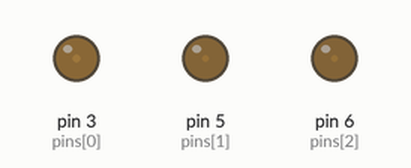
A sketch run on a simulated Arduino Uno, built with avr-gcc and run on an emulated ATmega328P. On the bench: output pins drawn as LEDs (lit = HIGH).

Above: at 0.7 s.
At 19.17 s:
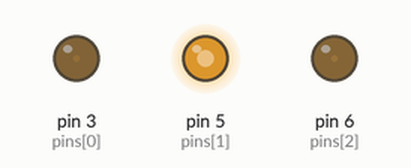
At 37.69 s:
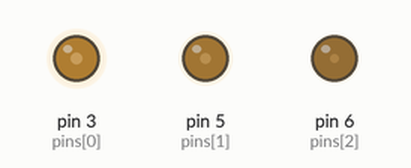
Timing chart, 0 to 40.0 s (numbered marks = the images above):
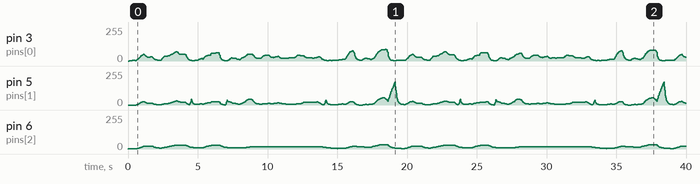

The sketch:

main.ino
```cpp
// Arduino sketch

#include <Arduino.h>
#include "candle.h"

/* choose 3 PWM-capable pins
  Pin	Function	LED Type
  PD2 -> 3	Flame Core	Warm white
  PD3 -> 5	Flame Edge	Amber / warm
  PD4 -> 6	Ember Base	Red / orange
*/

const uint8_t pins[3] = {3, 5, 6};

// required by candle.h
void hw_set_led(uint8_t ch, uint8_t value) {
analogWrite(pins[ch], value);
}

void setup() {

for (int i = 0; i < 3; i++) {
  pinMode(pins[i], OUTPUT);
  }

candle_init();
}

void loop() {
candle_update();
delay(25); // update rate
}
```

candle.h
```cpp
#ifndef CANDLE_H
#define CANDLE_H

// ===== DEFAULT CONFIG (MUST BE FIRST) =====
#ifndef CPU_IS_POWERFUL
#define CPU_IS_POWERFUL 0
#endif

#ifndef CANDLE_USE_GAMMA
#define CANDLE_USE_GAMMA 1
#endif

#ifndef CANDLE_USE_COMPRESSION
#define CANDLE_USE_COMPRESSION 1
#endif

#ifndef CANDLE_FLOOR
#define CANDLE_FLOOR 10
#endif

#ifndef CANDLE_UPDATE_INT
#define CANDLE_UPDATE_INT 3
#endif

#ifndef CANDLE_CHANNELS
#define CANDLE_CHANNELS 3
#endif

#include <stdint.h>

// ===============================================

// YOU must implement this in your main sketch
void hw_set_led(uint8_t ch, uint8_t value);

// ================= INTERNAL STATE =================

static uint16_t candle_lfsr = 0xBEEF;
static uint8_t candle_t = 0;
static uint8_t candle_ember = 40;

// smoothed flame states
static uint8_t flame1_s = 0;
static uint8_t flame2_s = 0;

#define CANDLE_NOISE_SIZE 32
static uint8_t candle_noise[CANDLE_NOISE_SIZE];


// ================= GAMMA =================

#include <math.h>

#if CPU_IS_POWERFUL
    // Float calculation for STM32, ESP32 etc
    static inline uint8_t candle_gamma(uint8_t x) {
        float normalized = x / 255.0f;
        float corrected = powf(normalized, 2.2f);  // gamma 2.2
        return (uint8_t)(corrected * 255.0f + 0.5f);
    }
#else
    // Integer approximation for slow CPU ex Atmega328
    static inline uint8_t candle_gamma(uint8_t x) {
        uint16_t y = x;
        y = (y * y) >> 8;       // approx gamma ~2.0
        y = (y * x) >> 8;       // pushes toward ~2.2
        return (uint8_t)y;
    }
#endif
// ================= RNG =================

static inline uint8_t candle_rand8(void) {
    candle_lfsr ^= candle_lfsr << 7;
    candle_lfsr ^= candle_lfsr >> 9;
    candle_lfsr ^= candle_lfsr << 8;
    return (uint8_t)candle_lfsr;
}

// ================= NOISE =================

static inline uint8_t candle_lerp(uint8_t a, uint8_t b, uint8_t t) {
    return a + ((b - a) * t >> 8);
}

static inline uint8_t candle_noise1d(uint8_t x) {
    uint8_t i = x & (CANDLE_NOISE_SIZE - 1);
    uint8_t j = (i + 1) & (CANDLE_NOISE_SIZE - 1);
    uint8_t t = x << 3;
    return candle_lerp(candle_noise[i], candle_noise[j], t);
}

// ================= HELPERS =================

static inline uint8_t candle_smooth(uint8_t v, uint8_t target, uint8_t k) {
    return v + ((int16_t)target - v) / k;
}

// compression: lifts low values instead of hard clipping
static inline uint8_t candle_lift(uint8_t v) {
    return CANDLE_FLOOR + ((uint16_t)v * (255 - CANDLE_FLOOR) >> 8);
}

// ================= INIT =================

static inline void candle_init(void) {
    for (uint8_t i = 0; i < CANDLE_NOISE_SIZE; i++) {
        candle_noise[i] = candle_rand8();
    }
}

// ================= UPDATE =================

static uint8_t candle_sub = 0;

static inline void candle_update(void) {

    if (++candle_sub >= CANDLE_UPDATE_INT) {   // increase 3 → slower (e.g. 4, 5...)
    candle_sub = 0;
    candle_t++;
}

    // desynchronized noise sampling
    uint8_t base = candle_noise1d((candle_t + 0)  >> 3);
    uint8_t mid  = candle_noise1d((candle_t + 37) >> 2);
    uint8_t var  = candle_noise1d((candle_t + 83) >> 3);

    uint8_t high = candle_rand8() & 0x0F;

    int16_t flame = (base * 3 + mid * 2 + high) / 6;

    if (flame < 10) flame = 10;
    if (flame > 255) flame = 255;

    uint8_t flame1 = flame;
    uint8_t flame2 = flame - (var >> 2);

    // occasional random flare
    if ((candle_rand8() & 0x1F) == 0) {
        flame1 += 20;
        if (flame1 > 255) flame1 = 255;
    }

    // smooth flames
    flame1_s = candle_smooth(flame1_s, flame1, 8);
    flame2_s = candle_smooth(flame2_s, flame2, 10);

    // ember (slow glow)
    candle_ember = candle_smooth(candle_ember, 30 + (base >> 1), 20);


// --- compression stage ---
#if CANDLE_USE_COMPRESSION
    uint8_t out1 = candle_lift(flame1_s);
    uint8_t out2 = candle_lift(flame2_s);
    uint8_t out3 = candle_lift(candle_ember);
#else
    uint8_t out1 = flame1_s;
    uint8_t out2 = flame2_s;
    uint8_t out3 = candle_ember;
#endif

// --- gamma stage ---
#if CANDLE_USE_GAMMA
    out1 = candle_gamma(out1);
    out2 = candle_gamma(out2);
    out3 = candle_gamma(out3);
#endif

// --- final output ---
hw_set_led(0, out1);
hw_set_led(1, out2);
hw_set_led(2, out3);
}

#endif
```
